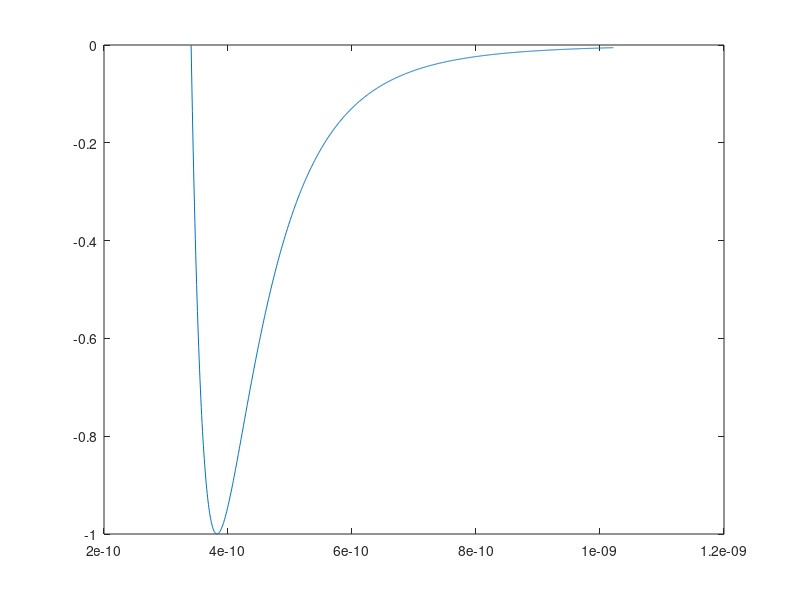
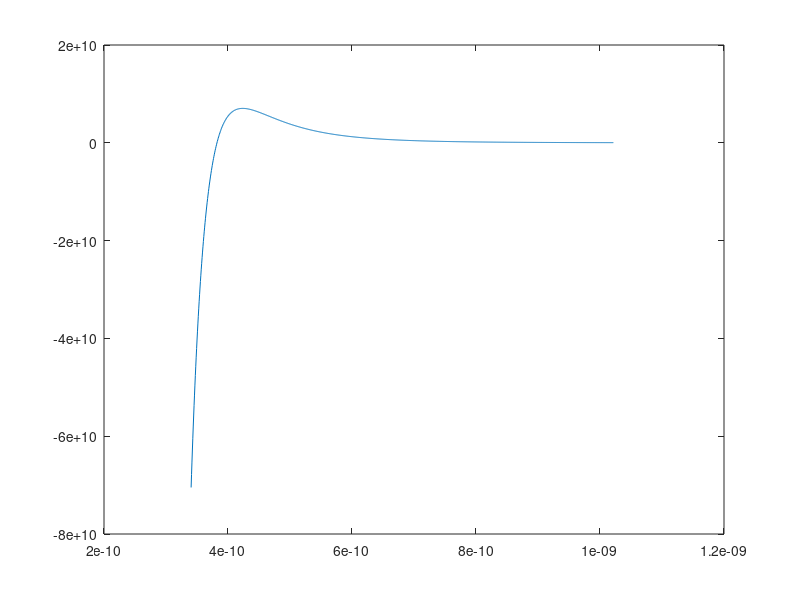

MATLAB code for these plots, in order: (Note: this script raises an error after producing the figures.)
clear;clc;

% assymetric oscillatinos
% equilibrium disance shifts right!

EVTOJOU = 1.60219e-19;      %!J/eV
AMUTOKG = 1.6605402e-27;    %!kg/amu
BK = 8.617385e-05;          %!Boltzmann constant, eV/K
XJOUTOEV = 1.0/EVTOJOU;     %!eV/J

m = 40; % amu
lj_epsilon = 0.0103; % eV
lj_sigma = 3.405; % Angstrom

m = m * AMUTOKG;                   % mass in kg
lj_epsilon = lj_epsilon * EVTOJOU; % in J
lj_sigma = lj_sigma * 1e-10;       % in meters
bk_j = BK * EVTOJOU;               % Boltzmann constant, J/K


r = linspace(lj_sigma,3*lj_sigma,1000);
lj = @(lj_sigma,lj_epsilon,r) 4*lj_epsilon*((lj_sigma./r).^12 - (lj_sigma./r).^6)./lj_epsilon;
dljdr = @(lj_sigma,lj_epsilon,r) 4*lj_epsilon*(-12*((lj_sigma^12)./(r.^13)) + 6*((lj_sigma^6)./(r.^7)))./lj_epsilon;

figure;plot(r,lj(lj_sigma,lj_epsilon,r));
figure;plot(r,dljdr(lj_sigma,lj_epsilon,r));
% figure;plot(r./lj_sigma,lj(lj_sigma,lj_epsilon,r));
% figure;plot(r./lj_sigma,dljdr(lj_sigma,lj_epsilon,r));


latx = 7;
laty = 7;
natoms = latx*laty;
dlat = 3.82198 * 1e-10; % in meters


dx = 0; dy = 0;
for i=1:natoms 
    atom{i}.x = dx;
    atom{i}.y = dy;

    atom{i}.vx = 0;
    atom{i}.vy = 0;

    atom{i}.fx = 0;
    atom{i}.fy = 0;
    
    
    fprintf("(%4.2f %4.2f), ", dx, dy);
    dx = dx + dlat;
    if mod(i, latx) == 0
        dy = dy + dlat;
        dx = 0;
        fprintf("\n");
    end  
end

atom = CalcForces(atom,dlat,latx,laty,lj_epsilon,lj_sigma);

dt = 5e-14;
% t_max = 1e-13;
t_max = 50e-12; % 50 picoseconds
step = 1;
for time = 0:dt:t_max
   for i=1:natoms
       atom{i}.x = atom{i}.x + dt*atom{i}.vx + (.5*(dt^2)/m)*atom{i}.fx;
       atom{i}.y = atom{i}.y + dt*atom{i}.vy + (.5*(dt^2)/m)*atom{i}.fy;
   end
   
   atom_updated = CalcForces(atom,dlat,latx,laty,lj_epsilon,lj_sigma);
   
   for i=1:natoms
      atom{i}.vx = atom{i}.vy + (.5*dt/m)*(atom{i}.fx + atom_updated{i}.fx);
      atom{i}.vy = atom{i}.vy + (.5*dt/m)*(atom{i}.fy + atom_updated{i}.fy);
      x(i,step) = atom{i}.x;
      y(i,step) = atom{i}.y;
      vx(i,step) = atom{i}.vx;
      vy(i,step) = atom{i}.vy;
      fx(i,step) = atom{i}.fx;
      fy(i,step) = atom{i}.fy;    
      pe(i,step) = sum(sum(atom{i}.u));
   end
   t(step) = step*dt;
   
   atom = atom_updated; 

   step = step+1;
   if mod(step,50) == 0 
       fprintf("PE delta: %E, step %d, t = %E\n", sum(pe(:,step-1))-sum(pe(:,step-49)),step, time);
   end
end



